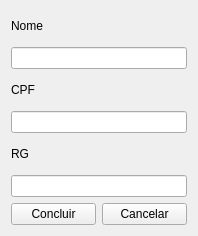
<?xml version="1.0" encoding="UTF-8"?>
<ui version="4.0">
 <class>Alterar_inq</class>
 <widget class="QWidget" name="Alterar_inq">
  <property name="geometry">
   <rect>
    <x>0</x>
    <y>0</y>
    <width>198</width>
    <height>236</height>
   </rect>
  </property>
  <property name="minimumSize">
   <size>
    <width>198</width>
    <height>236</height>
   </size>
  </property>
  <property name="maximumSize">
   <size>
    <width>198</width>
    <height>236</height>
   </size>
  </property>
  <property name="windowTitle">
   <string>SGC</string>
  </property>
  <property name="windowIcon">
   <iconset>
    <normaloff>IconeSGC.png</normaloff>IconeSGC.png</iconset>
  </property>
  <layout class="QVBoxLayout" name="verticalLayout_2">
   <item>
    <layout class="QVBoxLayout" name="verticalLayout">
     <item>
      <widget class="QLabel" name="label">
       <property name="text">
        <string>Nome</string>
       </property>
      </widget>
     </item>
     <item>
      <widget class="QLineEdit" name="campo_nome">
       <property name="maxLength">
        <number>200</number>
       </property>
      </widget>
     </item>
     <item>
      <widget class="QLabel" name="label_2">
       <property name="text">
        <string>CPF</string>
       </property>
      </widget>
     </item>
     <item>
      <widget class="QLineEdit" name="campo_CPF">
       <property name="inputMask">
        <string>99999999999</string>
       </property>
      </widget>
     </item>
     <item>
      <widget class="QLabel" name="label_3">
       <property name="text">
        <string>RG</string>
       </property>
      </widget>
     </item>
     <item>
      <widget class="QLineEdit" name="campo_RG">
       <property name="maxLength">
        <number>20</number>
       </property>
      </widget>
     </item>
     <item>
      <layout class="QHBoxLayout" name="horizontalLayout">
       <item>
        <widget class="QPushButton" name="botao_concluir">
         <property name="text">
          <string>Concluir</string>
         </property>
        </widget>
       </item>
       <item>
        <widget class="QPushButton" name="botao_cancelar">
         <property name="text">
          <string>Cancelar</string>
         </property>
        </widget>
       </item>
      </layout>
     </item>
    </layout>
   </item>
  </layout>
 </widget>
 <resources/>
 <connections/>
</ui>
